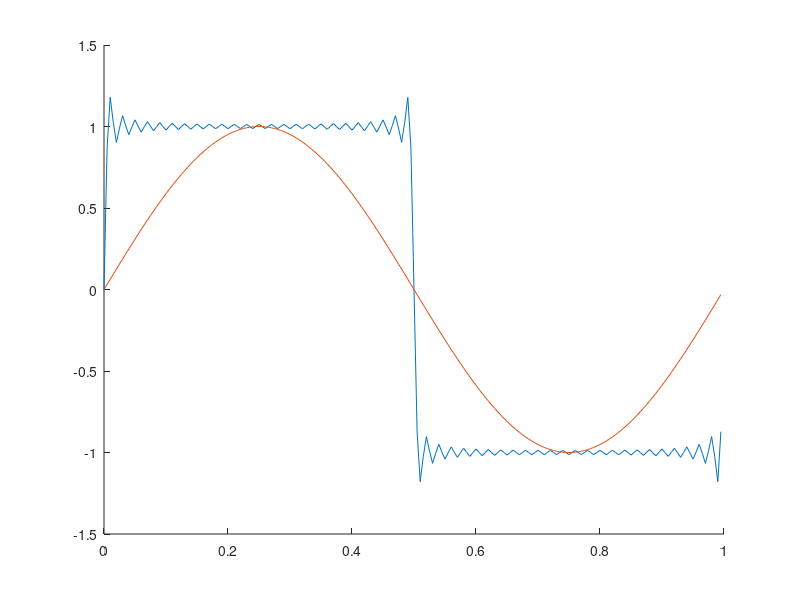
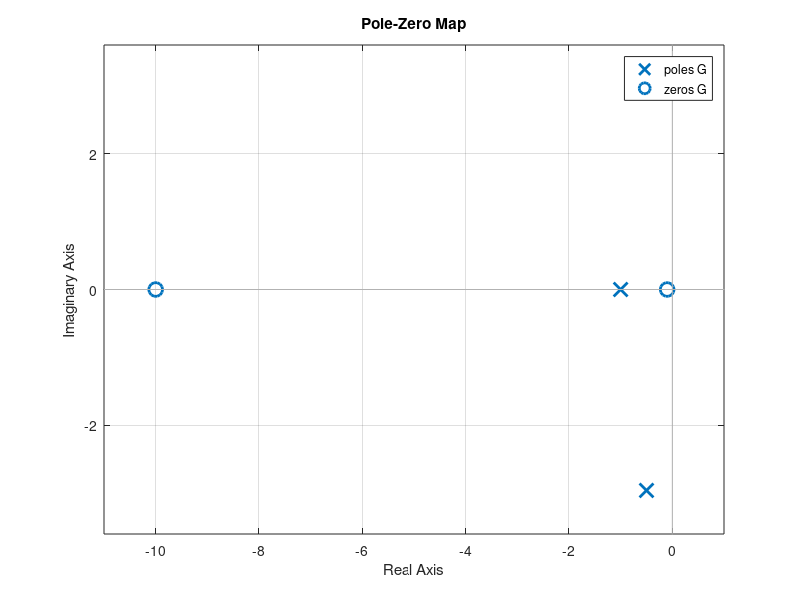
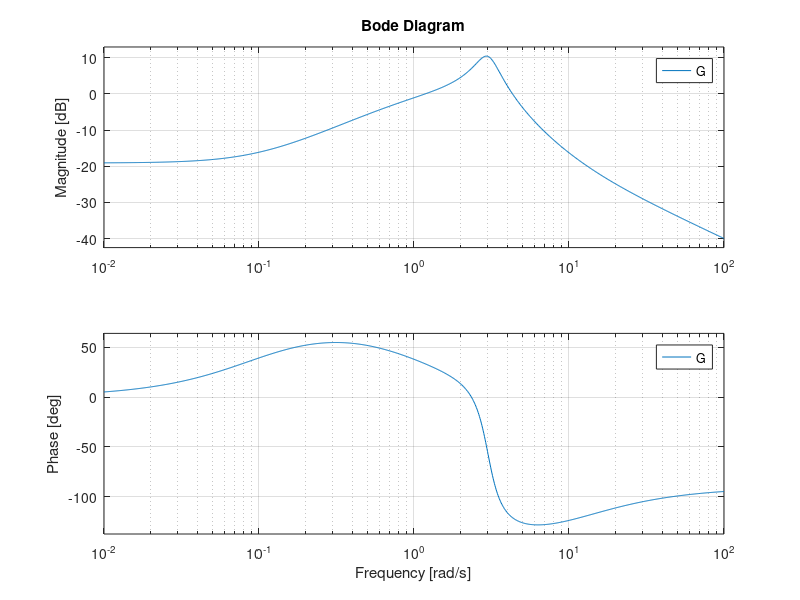
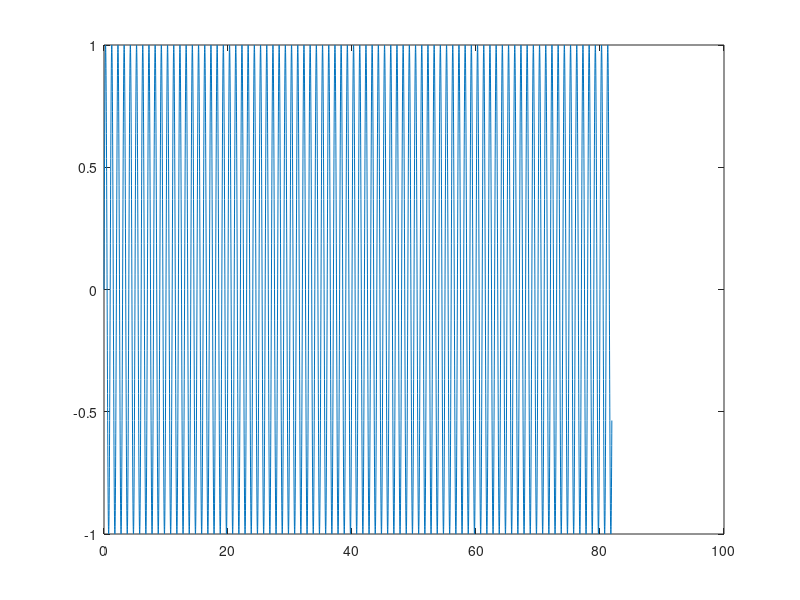

Write MATLAB code to recreate these figures, in order. (Note: this script raises an error after producing the figures.)
clc
T=1;
w=2*pi/T;
 M=200;
 t=T*(0:M-1)/M;
 y=sin(w*t);

 a_0=0;
 a_t=0;
 stot = a_0;
 
 for n=1:2:50
     
     b_t=4/(pi*n);
     stot = stot + a_t*cos(n*w*t)+b_t*sin(n*w*t);
 end
 hold on
 plot(t,stot)
 plot(t,y)
 hold off
 
 %%
 clc
 num = conv([1, 0.1],[1, 10]);
 den = conv([1, 1],[1, 1, 9]);
 G = tf(num,den);
 figure
 pzmap(G)
 grid on
 figure;
 bode(G)
 grid on
 %%
 clc
 Fs=100;
 Ts=1/Fs;
 N=2^13;
 Tmax=(N-1)*Ts;
 t=0:Ts:Tmax;
 for n=1:1:3
     figure;
 x=sin(w(n)*t);
 plot(t,x);
 hold on
 end
 %%
 clc
 Fs=100;
 Ts=1/Fs;
 N=2^13;
 Tmax=(N-1)*Ts;
 num = conv([1, 0.1],[1, 10]);
 den = conv([1, 1],[1, 1, 9]);
 G = tf(num,den);
 t=0:Ts:Tmax;
 w=[1 3 5];
 for n=1:1:3
     figure
     x=sin(w(n)*t);
     lsim(G,x,t) 
     a=evalfr(G,j*w(n));
     axis([6*pi/w(n) 10*pi/w(n) -5 5]);
     amplitud=abs(a)
     vinkel=rad2deg(angle(a))
 end
